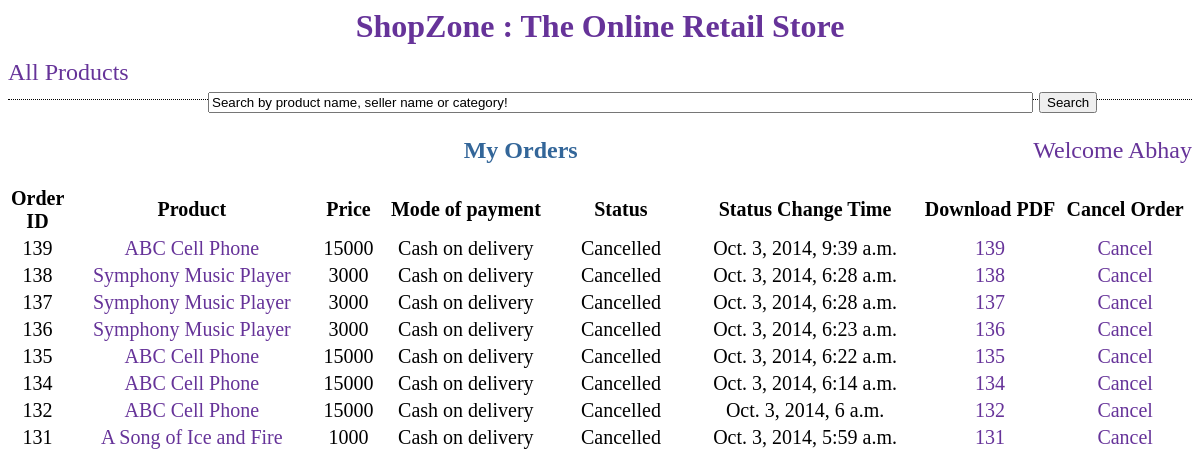
/shop/my_orders/, run on an earlier commit of the app's database.
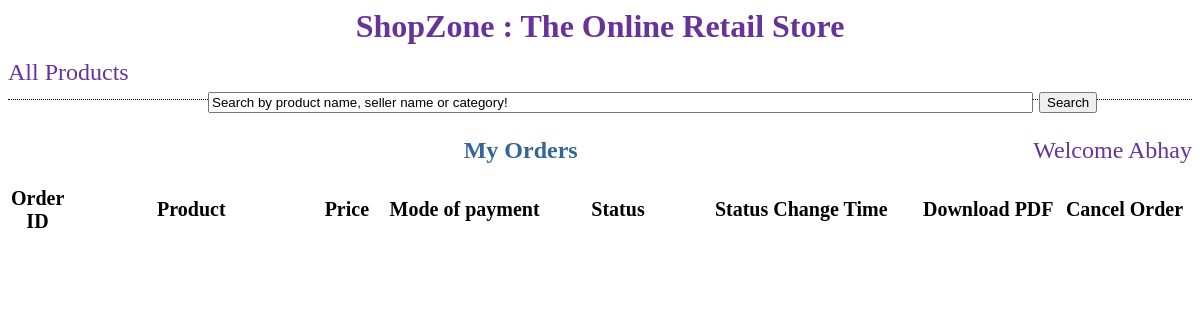
And on a later commit of the database.
### store/models.py (models this page shows, shortened)
class Order(models.Model):
    STATUS_LEVELS = (
        (1, 'New'),
        (2, 'Shipping'),
        (3, 'Delivered'),
        (4, 'Returned'),
        (5, 'Cancelled'),
        )
    PAYMENT_TYPES = (
        (1, 'Paid from store credit'),
        (2, 'Cash on delivery')
    )
    customer = models.ForeignKey(Customer)
    product = models.ForeignKey(Product)
    payment_type = models.IntegerField(choices=PAYMENT_TYPES, default=1)
    status = models.IntegerField(choices=STATUS_LEVELS, default=1)
    status_change_time = models.DateTimeField('Status Change Time')

class Product(models.Model):
    product_name = models.CharField(max_length=30)
    number_sold = models.IntegerField(default=0)
    price = models.IntegerField(default=0)
    category = models.CharField(max_length=20)
    description = models.CharField(max_length=50)
    seller = models.ForeignKey(Seller)
    def __str__(self):
        return self.product_name

### store/views.py (the view)
# urls.py: url(r'^my_orders/(?P<order_id>\d+)/$', views.my_order_pdf),
def my_orders(request): ## VTR1 Done.
    try:
        if user is None:
            return HttpResponseRedirect('/shop/login/')
    except:
        return HttpResponseRedirect('/shop/login/')
    orders = Order.objects.all().filter(customer__customer_name=user.username).order_by('-status_change_time')
    context = {'user':user, 'orders':orders}
    return render(request, 'store/my_orders.html', context)

### store/templates/store/my_orders.html (shortened to what this page needs)
<html>
	<head>
	</head>
	<body link="#663399" vlink="#663399" alink="#808080">
		<div class="headdiv">
			<h1><a href="/" class="title">ShopZone : The Online Retail Store</a></h1>
		</div>
		<div class="headdiv2">
			<div align="left" style="float:left">
				<a href="/shop/all/">All Products</a>
			</div>
			<div align="centre" style="float:left; margin-left:200px;">
				<form action="/shop/by_search/" method="POST">
					<input type="text" name="product" value="Search by product name, seller name or category!" size="100px"/>
					<input type="submit" value="Search"/>
				</form>
			</div>
			<div align="left" style="float:right">
				Welcome <a href="/shop/my_orders/"> {{ user.username }} </a>
			</div>
		</div>
		<div>
			<h2 align="center" style="color:#336699">My Orders</h2>
		</div>
		<div align="center">
			<table align="center" style="font-size:1.25em">
				<tr align="center">
					<th width=50px> Order ID </th>
					<th width=300px> Product </th>
					<th width=60px> Price </th>
					<th width=200px> Mode of payment </th>
					<th width=150px> Status </th>
					<th width=280px> Status Change Time </th>
					<th width=150px> Download PDF </th>
					<th width=150px> Cancel Order </th>
				</tr>
				{% for i in orders %}
				<tr align="center">
					<td> {{ i.pk }} </td>
					<td> <a href="/shop/{{i.product.pk }}"><div class="linkdiv">{{ i.product }} </div></a></td>
					<td> {{ i.product.price }} </td>
					<td> {% if i.payment_type == 1 %} Store credit
						{% else %} Cash on delivery
						{% endif %} </td>
					<td> {% if i.status == 1 %} New
						{% elif i.status == 2 %} Shipping
						{% elif i.status == 3 %} Delivered
						{% elif i.status == 4 %} Returned
						{% else %} Cancelled
						{% endif %} </td>
					<td> {{ i.status_change_time }} </td>
					<td> <a href="/shop/my_orders/{{ i.pk }}/" target="_blank"> <div class="linkdiv"> {{ i.pk }} </div> </a> </td>
					{% if i.status == 5 %}
						<td> <a href="/shop/cancel_order/{{ i.pk }}" target="_blank"><div class="linkdiv"> Cancel </div></a></td>
					{% else %}
						<td> <a href="/shop/cancel_order/{{ i.pk }}"><div class="linkdiv"> Cancel </div></a></td>
					{% endif %}
				</tr>
				{% endfor %}
		</div>

### store/templates/store/my_orders.html (style rules this page uses)
a:link { text-decoration:none }
.headdiv { height:1px; width:100%; font-size:1em; text-align:center; color:#663399; padding-bottom:30px; margin-bottom:20px; }
.headdiv2 { height:10px; width:100%; font-size:1.5em; text-align:center; color:#663399; border-bottom:1px dotted black; padding-bottom:30px; margin-bottom:20px; }

What changed in the data, as far as the page shows it:
removed Order: pk "139", product "ABC Cell Phone", product.price "15000", payment_type "Cash on delivery", status "Cancelled", status_change_time "Oct. 3, 2014, 9:39 a.m."
removed Order: pk "138", product "Symphony Music Player", product.price "3000", payment_type "Cash on delivery", status "Cancelled", status_change_time "Oct. 3, 2014, 6:28 a.m."
removed Order: pk "137", product "Symphony Music Player", product.price "3000", payment_type "Cash on delivery", status "Cancelled", status_change_time "Oct. 3, 2014, 6:28 a.m."
removed Order: pk "136", product "Symphony Music Player", product.price "3000", payment_type "Cash on delivery", status "Cancelled", status_change_time "Oct. 3, 2014, 6:23 a.m."
removed Order: pk "135", product "ABC Cell Phone", product.price "15000", payment_type "Cash on delivery", status "Cancelled", status_change_time "Oct. 3, 2014, 6:22 a.m."
removed Order: pk "134", product "ABC Cell Phone", product.price "15000", payment_type "Cash on delivery", status "Cancelled", status_change_time "Oct. 3, 2014, 6:14 a.m."
removed Order: pk "132", product "ABC Cell Phone", product.price "15000", payment_type "Cash on delivery", status "Cancelled", status_change_time "Oct. 3, 2014, 6 a.m."
removed Order: pk "131", product "A Song of Ice and Fire", product.price "1000", payment_type "Cash on delivery", status "Cancelled", status_change_time "Oct. 3, 2014, 5:59 a.m."
